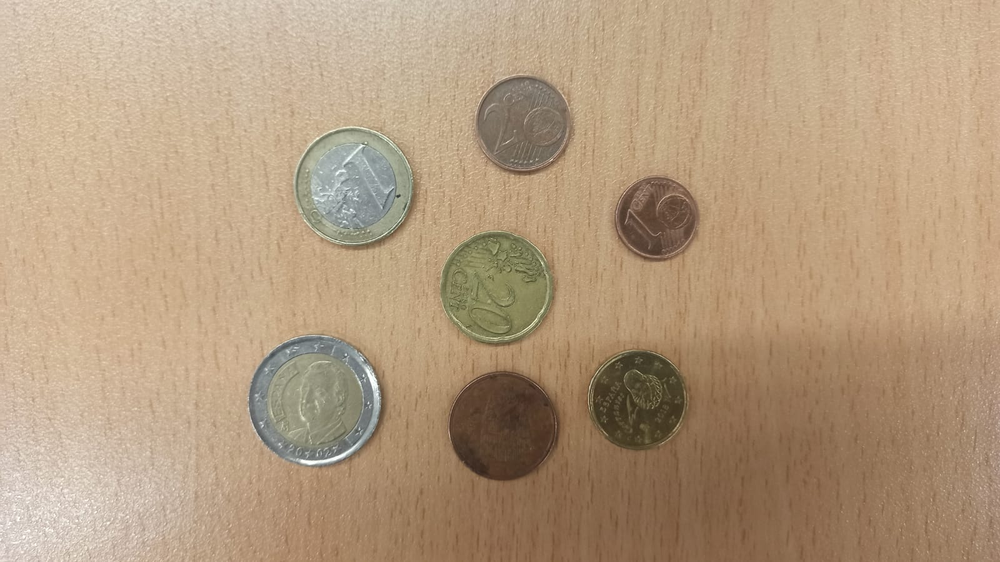
#> input picture img/monedas.png, 1000 x 562 px, shrunk from 1600 x 899 before the run
$ python monedas.py
#> lines starting #> are read from the running program, lines starting #| are printed output that depends on the picture; after the words box and inside, x2 and y2 are one past the last pixel; in counts of white or black regions, pixels touching at a corner belong together
### utils/Img.py
import numpy as np
from matplotlib import pyplot as plt
import cv2 as cv

ROJO = (0, 0, 255)
VERDE = (0, 255, 0)
AZUL = (255, 0, 0)
TRANSPARENTE = (0, 0, 0, 0)


def cargar_imagen(route: str = 'img/kong.jpg', window_name: str = 'prueba1', mostrar=False) -> np.ndarray:
    src = cv.imread(route)
    if mostrar:
        cv.namedWindow(window_name, cv.WINDOW_AUTOSIZE)
        cv.imshow(window_name, src)
        cv.waitKey(0)
    return src


# [13 lines left out: functions print_image_info, show_3_gray, not called in this run]


def separar_rgb(image, mostrar_var=False):
    red, green, blue = cv.split(image)
    # separar colores
    if mostrar_var:
        show_3_gray(red, green, blue)
    return red, green, blue


def separar_hsv(image, mostrar_var=False):
    src = cv.cvtColor(image, cv.COLOR_RGB2HSV)
    h = src[:, :, 0]
    s = src[:, :, 1]
    v = src[:, :, 2]
    if mostrar_var:
        show_3_gray(h, s, v)
    return h, s, v


def separar_luv(image, mostrar_var=False):
    src = cv.cvtColor(image, cv.COLOR_BGR2Luv)
    h = src[:, :, 0]
    s = src[:, :, 1]
    v = src[:, :, 2]
    if mostrar_var:
        show_3_gray(h, s, v)
    return h, s, v
    src


def unir_colores(red, green, blue):
    return cv.merge([blue, green, red])


# [54 lines left out: functions escala_grises, ver_todos_los_grises, restar_imagenes, sumar_imagenes, multiplicar_imagenes, dividir_imanenes and 1 more, not called in this run]


def mostrar(img, gris=False):
    if gris:
        plt.imshow(img, cmap="gray")
    else:
        plt.imshow(img)
    plt.show()


# [4 lines left out: function mostrar_rgb, not called in this run]


def binarizar(img, media):
    img[img < media] = 0
    img[img >= media] = 255
    return img


# [88 lines left out: functions binarizar_inv, normalizar_entre_01, mostar_histograma, histograma_equalized, suavizar, realzar and 2 more, not called in this run]

### operaciones-imagenes/monedas.py
from utils import Img
import cv2 as cv
import numpy as np
import math


def obtener_mascara_monedas(image: np.ndarray) -> np.ndarray:
    r, g, b = Img.separar_rgb(image)
    h, s, v = Img.separar_hsv(image)
    l, u, v = Img.separar_luv(image)
    # Img.mostrar_varios_rgb(b, s, u)
    kernel = np.ones((3, 3), np.uint8)
    b2 = cv.GaussianBlur(b, (5, 5), 0)

    binarizado_b = Img.binarizar(b2, 128)
    binarizado_b = cv.GaussianBlur(binarizado_b, (5, 5), 0)
    # Img.mostrar(binarizado_b, gris=True)
    binarizado_b = cv.morphologyEx(binarizado_b, cv.MORPH_CLOSE, kernel, iterations=4)
    binarizado_b = cv.morphologyEx(binarizado_b, cv.MORPH_OPEN, kernel, iterations=6)

    binarizado_u = Img.binarizar(u, 102)
    binarizado_u = cv.GaussianBlur(binarizado_u, (5, 5), 0)
    # Img.mostrar(binarizado_u, gris=True)
    binarizado_u = cv.morphologyEx(binarizado_u, cv.MORPH_CLOSE, kernel, iterations=2)
    binarizado_u = cv.morphologyEx(binarizado_u, cv.MORPH_OPEN, kernel, iterations=20)

    suma = cv.bitwise_and(binarizado_b, binarizado_u)
    suma = cv.GaussianBlur(suma, (3, 3), 0)
    suma = Img.binarizar(suma, 130)
    # Img.mostrar(suma, gris=True)
    suma = cv.morphologyEx(suma, cv.MORPH_CLOSE, kernel, iterations=5)
    suma = cv.morphologyEx(suma, cv.MORPH_OPEN, kernel, iterations=15)

    # Img.mostrar_varios_rgb(binarizado_b, binarizado_u, suma)

    suma = cv.bitwise_not(suma)
    # suma = cv.GaussianBlur(suma, (31, 31), 0)
    suma = cv.erode(suma, kernel, iterations=8)
    suma = cv.dilate(suma, kernel, iterations=10)
    suma = cv.morphologyEx(suma, cv.MORPH_CLOSE, kernel, iterations=20)
    # Img.mostrar(suma, gris=True)
    return suma


def obtener_canny(mascara: np.ndarray, umbral_min=50, umbral_max=100) -> np.ndarray:
    canny: np.ndarray = cv.Canny(mascara, umbral_min, umbral_max)
    # Img.mostrar(canny, gris=True)
    return canny


def set_valor(area_maxima: float, area: float) -> str:
    euro2 = area_maxima
    euro1 = area_maxima * 0.9
    cent50 = area_maxima * 0.94
    cent20 = area_maxima * 0.86
    cent10 = area_maxima * 0.77
    cent5 = area_maxima * 0.82
    cent2 = area_maxima * 0.73
    cent1 = area_maxima * 0.63
    if area >= euro2:
        return '2 euros'
    elif area >= cent50:
        return '50c'
    elif area >= euro1:
        return '1€'
    elif area >= cent20:
        return '20c'
    elif area >= cent5:
        return '5c'
    elif area >= cent10:
        return '10c'
    elif area >= cent2:
        return '2c'
    elif area >= cent1:
        return '1c'
    else:
        return 'nose'


def pintar_sobre_monedas(image: np.ndarray, contornos: list) -> np.ndarray:
    monedas_rodeadas = cv.cvtColor(image.copy(), cv.COLOR_BGR2RGB)

    # dibujar todos los contornos
    monedas_rodeadas = cv.drawContours(monedas_rodeadas, contornos, -1, (255, 0, 0), 2)

    perimetros = [cv.arcLength(contorno, True) for contorno in contornos]
    areas = [cv.contourArea(contorno) for contorno in contornos]
    centros_momento = [cv.moments(contorno) for contorno in contornos]
    area_maxima = max(areas)
    centros_puntos = []
    radios = []
    valores = []

    for i in range(len(contornos)):
        valor_moneda = set_valor(area_maxima, areas[i])
        valores.append(valor_moneda)
        centro = (
            int(centros_momento[i]['m10'] / centros_momento[i]['m00']),
            int(centros_momento[i]['m01'] / centros_momento[i]['m00'])
        )
        centros_puntos.append(centro)
        radio = int(perimetros[i] / (2 * math.pi))
        radios.append(radio)

    for i in range(len(contornos)):
        if areas[i] < area_maxima / 4:
            continue
        monedas_rodeadas = cv.circle(
            img=monedas_rodeadas,
            center=centros_puntos[i],
            radius=radios[i],
            color=(0, 255, 0),
            thickness=2,
        )
        elipse = cv.fitEllipse(contornos[i])
        cv.ellipse(monedas_rodeadas, elipse, (0, 0, 255), 2)
        cv.putText(
            img=monedas_rodeadas,
            text=(str(i)),
            org=centros_puntos[i],
            fontFace=cv.FONT_HERSHEY_SIMPLEX,
            fontScale=1,
            color=(0, 0, 255),
            thickness=2,
            lineType=cv.LINE_AA
        )
        cv.putText(
            img=monedas_rodeadas,
            text=("* Area: " + str(areas[i])),
            org=(centros_puntos[i][0] - radios[i] - 10, centros_puntos[i][1] - radios[i] - 10),
            fontFace=cv.FONT_HERSHEY_SIMPLEX,
            fontScale=1,
            color=(255, 0, 0),
            thickness=2,
            lineType=cv.LINE_AA
        )
        # Solo si la imagen está escalada para que las monedas se vean sin deformación
        '''cv.putText(img=monedas_rodeadas,
                   text=str(valores[i]),
                   org=(centros_puntos[i][0] - radios[i] - 10, centros_puntos[i][1] + radios[i] + 10),
                   fontFace=cv.FONT_HERSHEY_SIMPLEX,
                   fontScale=1,
                   color=(255, 0, 0),
                   thickness=2,
                   lineType=cv.LINE_AA
                   )'''
    return monedas_rodeadas


def main():
    image = Img.cargar_imagen("../img/monedas.png")
#> in cargar_imagen, src is the input picture: shape (562, 1000, 3); mean B, G, R 126.9, 154.8, 179.3
    mascara_monedas = obtener_mascara_monedas(image)
#> in separar_hsv, `src = cv.cvtColor(image, cv.COLOR_RGB2HSV)`: src: shape (562, 1000, 3); mean H, S, V 102.4, 77.6, 179.5
#> in separar_hsv, `h = src[:, :, 0]`:
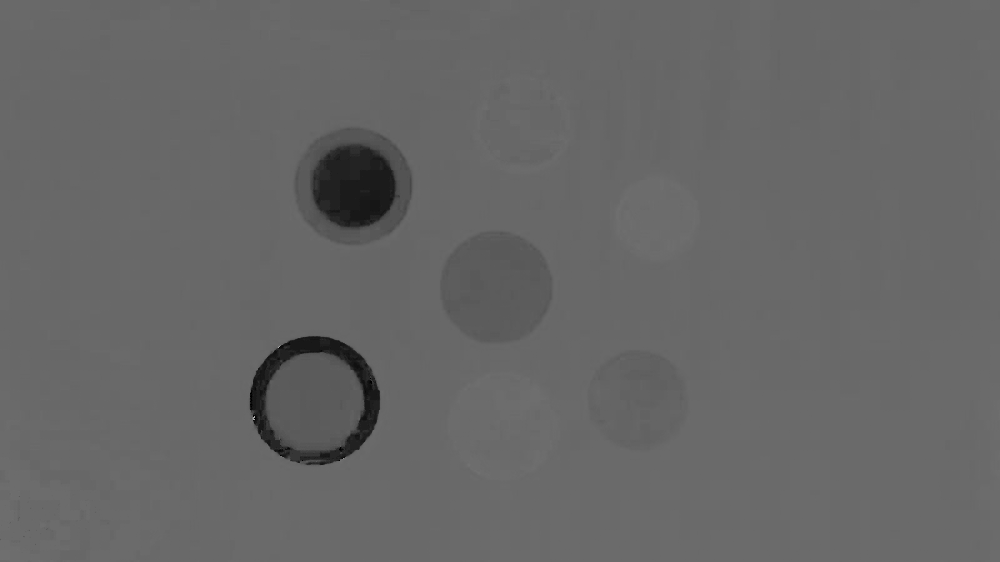
#> h: shape (562, 1000); min 0, max 175, mean 102.4
#> in separar_hsv, `s = src[:, :, 1]`:
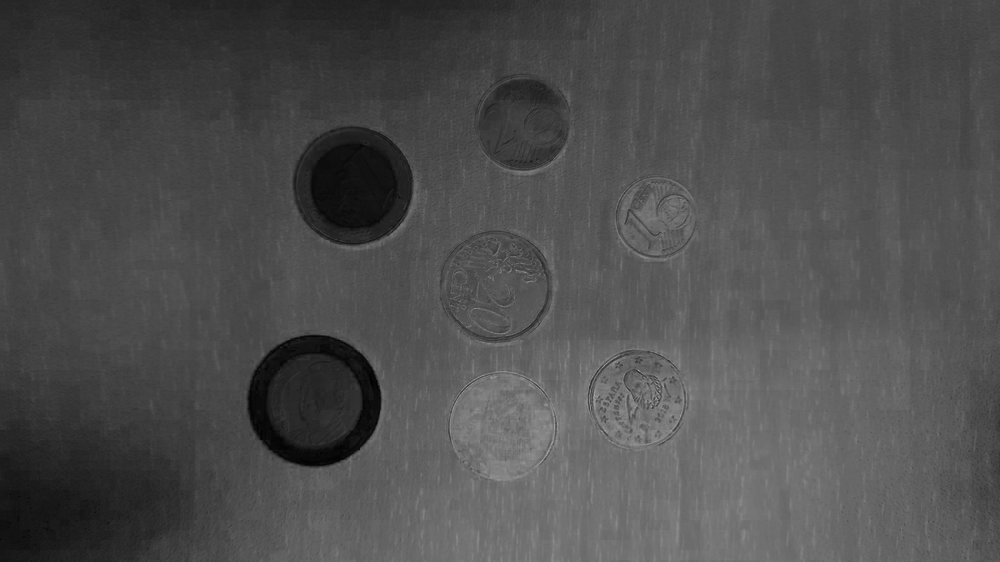
#> s: shape (562, 1000); min 0, max 167, mean 77.6
#> in separar_luv, `src = cv.cvtColor(image, cv.COLOR_BGR2Luv)`: src: shape (562, 1000, 3); mean of channels 0, 1, 2 165.8, 108.9, 158.7
#> in separar_luv, `v = src[:, :, 2]`:
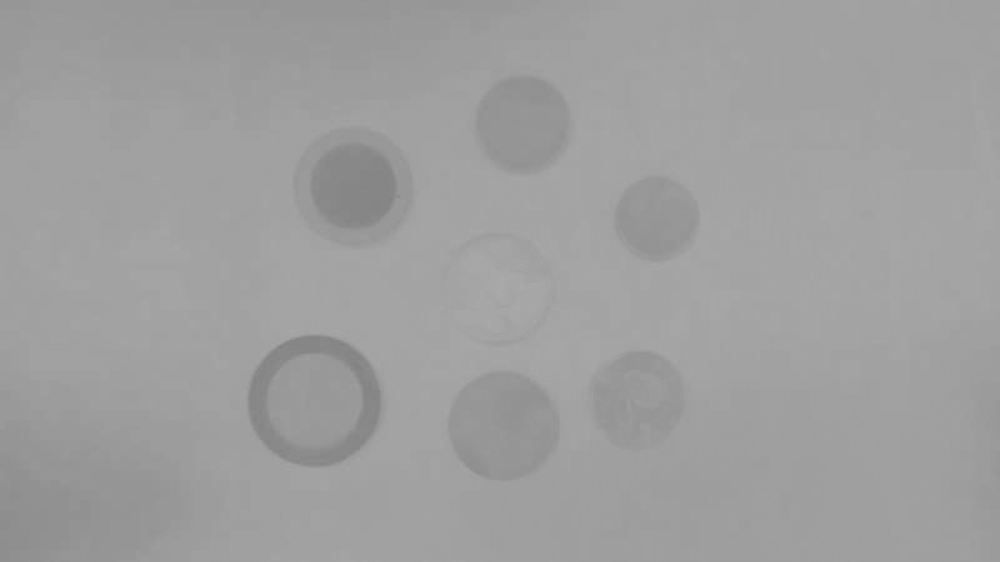
#> v: shape (562, 1000); min 129, max 170, mean 158.7
#> in binarizar, `img[img >= media] = 255`: img: shape (562, 1000); 93.5% white; 183 black regions (119 under 20 px), largest, box (x1, y1, x2, y2) and area: (449, 371, 562, 483) 9862, (588, 350, 692, 455) 8171, (618, 178, 696, 256) 4017
#> in binarizar (call 2), `img[img >= media] = 255`: img: shape (562, 1000); 92.6% white; 88 black regions (72 under 20 px), largest, box (x1, y1, x2, y2) and area: (248, 335, 381, 467) 13782, (294, 126, 413, 246) 11197, (440, 232, 552, 343) 9758
#> call 3 of binarizar, with media = 130
#> in binarizar (call 3), `img[img >= media] = 255`:
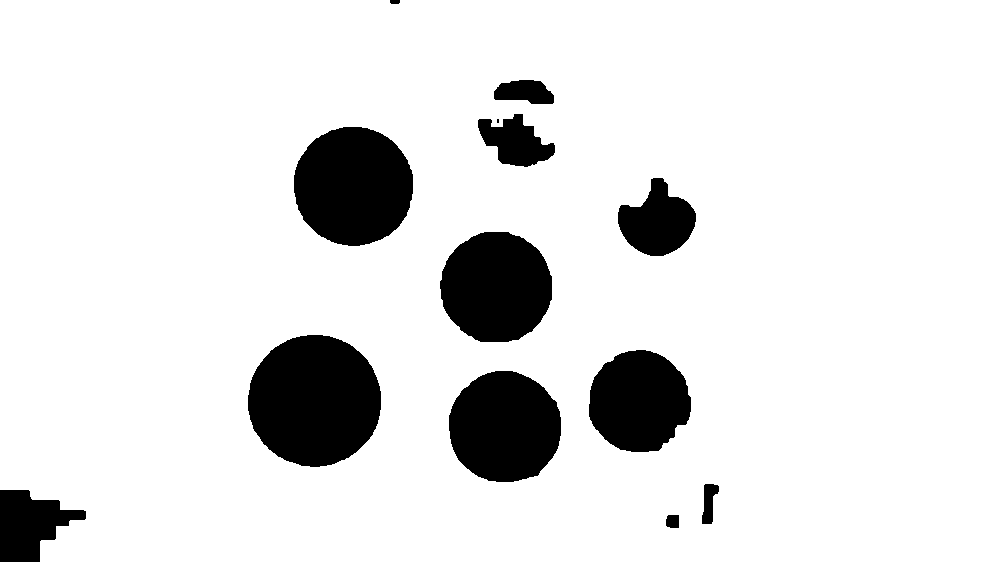
#> img: shape (562, 1000); 88.5% white; 13 black regions (1 under 20 px), largest, box (x1, y1, x2, y2) and area: (248, 335, 381, 467) 13780, (294, 127, 413, 246) 11198, (449, 371, 561, 482) 9856
#> in obtener_mascara_monedas, `suma = cv.morphologyEx(suma, cv.MORPH_CLOSE, kernel, iterations=5)`: suma: shape (562, 1000); 88.7% white; 10 black regions, largest, box (x1, y1, x2, y2) and area: (248, 335, 381, 466) 13770, (294, 127, 413, 246) 11198, (449, 371, 561, 482) 9856
#> in obtener_mascara_monedas, `suma = cv.morphologyEx(suma, cv.MORPH_OPEN, kernel, iterations=15)`: suma: shape (562, 1000); 88.4% white; 7 black regions, largest, box (x1, y1, x2, y2) and area: (441, 232, 691, 482) 28624, (248, 335, 381, 466) 13770, (294, 127, 413, 246) 11198
#> in obtener_mascara_monedas, `suma = cv.erode(suma, kernel, iterations=8)`: suma: shape (562, 1000); 7.4% white; 7 white regions, largest, box (x1, y1, x2, y2) and area: (449, 240, 553, 474) 13264, (257, 344, 373, 458) 9802, (302, 135, 405, 237) 7650
#> in obtener_mascara_monedas, `suma = cv.dilate(suma, kernel, iterations=10)`: suma: shape (562, 1000); 12.5% white; 7 white regions, largest, box (x1, y1, x2, y2) and area: (439, 230, 563, 484) 22044, (247, 334, 383, 468) 14802, (292, 125, 415, 247) 12150
#> in obtener_mascara_monedas, `suma = cv.morphologyEx(suma, cv.MORPH_CLOSE, kernel, iterations=20)`: suma: shape (562, 1000); 13.2% white; 6 white regions, box (x1, y1, x2, y2) and area: (439, 230, 692, 484) 33764, (247, 334, 383, 468) 14802, (292, 125, 415, 247) 12264, (480, 79, 548, 167) 4778, (617, 182, 696, 257) 4300, (0, 488, 62, 562) 4133
    canny = obtener_canny(mascara_monedas)
#> in obtener_canny, `canny: np.ndarray = cv.Canny(mascara, umbral_min, umbral_max)`:
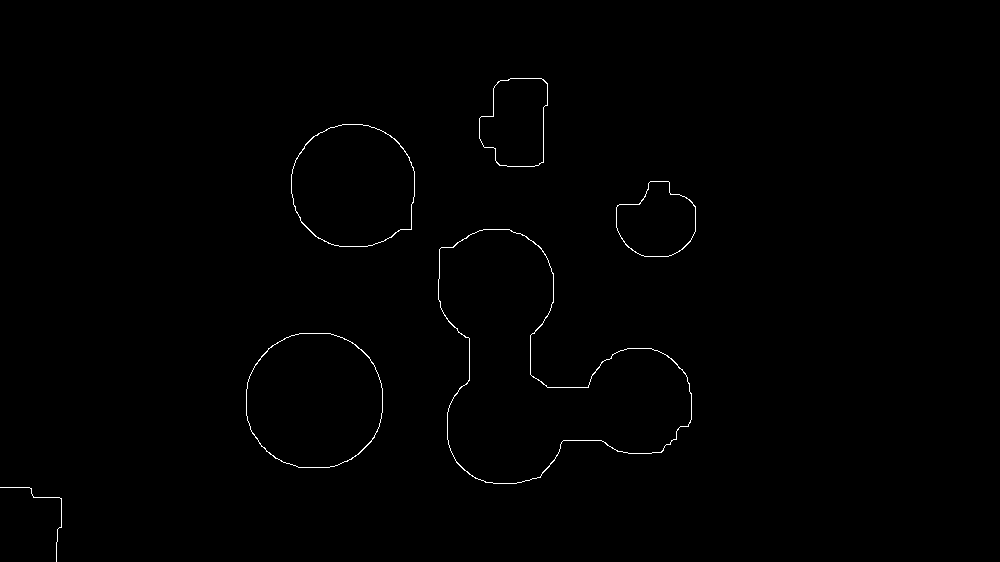
#> canny: shape (562, 1000); 0.47% white in thin lines or dots, all inside (x1, y1, x2, y2) = (0, 78, 696, 562)

    contornos, jerarquia = cv.findContours(canny.copy(), cv.RETR_EXTERNAL, cv.CHAIN_APPROX_SIMPLE)
#> contornos = 6 contours, 1 with area under 20; largest, box (x1, y1, x2, y2) and area: (438, 229, 692, 484) 33822, (246, 333, 383, 468) 14832, (291, 124, 415, 247) 12275, (479, 78, 548, 167) 4776, (616, 181, 696, 257) 4322; jerarquia = [[1, -1, -1, -1], [2, 0, -1, -1], [3, 1, -1, -1], [4, 2, -1, -1], [5, 3, -1, -1], [-1, 4, -1, -1]]
    print("Monedas encontradas: {}".format(len(contornos)))
#| Monedas encontradas: 6

    monedas_rodeadas = pintar_sobre_monedas(image, contornos)
#> in pintar_sobre_monedas, `monedas_rodeadas = cv.drawContours(monedas_rodeadas, contornos, -1, (2..`:
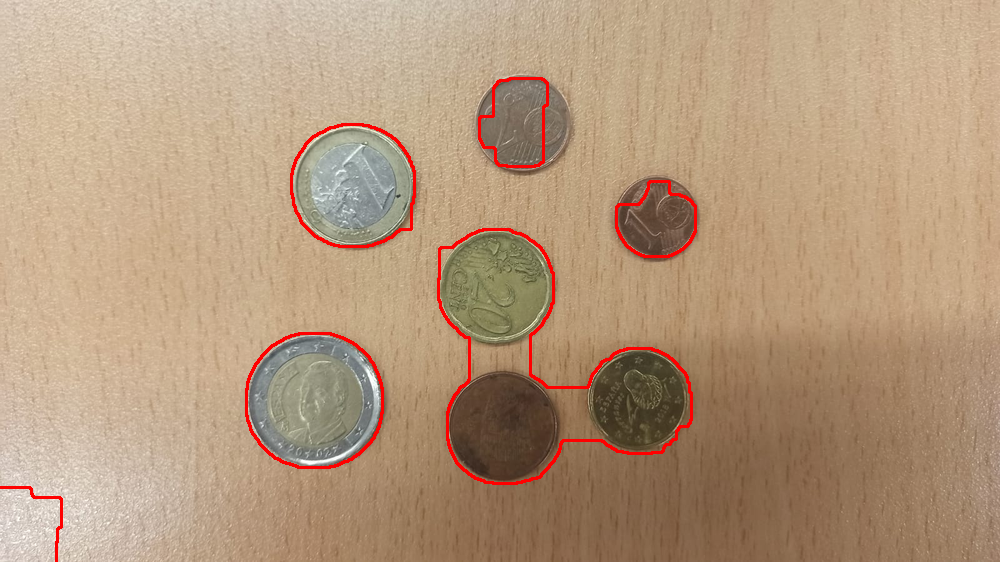
#> monedas_rodeadas: shape (562, 1000, 3); mean R, G, B 180.8, 152.9, 125.3
#> in pintar_sobre_monedas, `perimetros = [cv.arcLength(contorno, True) for contorno in contornos]`: perimetros = [269.5, 454.5, 1048.1, 267.6, 418.5, 292.1]
#> in pintar_sobre_monedas, `areas = [cv.contourArea(contorno) for contorno in contornos]`: areas = [2, 14832, 33822.5, 4322.5, 12275, 4776]
#> in pintar_sobre_monedas, `centros_momento = [cv.moments(contorno) for contorno in contornos]`: centros_momento = 6 items
#> in pintar_sobre_monedas, `area_maxima = max(areas)`: area_maxima = 33822.5
#> the loop in pintar_sobre_monedas, `for i in range(len(contornos)):` made 6 passes
#> (valor_moneda, centro, radio) on passes 1 to 6: ('nose', (46, 502), 42), ('nose', (314, 400), 72), ('2 euros', (539, 370), 166), ('nose', (656, 221), 42), ('nose', (353, 185), 66), ('nose', (516, 122), 46)
#> after the loop in pintar_sobre_monedas, `for i in range(len(contornos)):`: centros_puntos = [(46, 502), (314, 400), (539, 370), (656, 221), (353, 185), (516, 122)]; radios = [42, 72, 166, 42, 66, 46]; valores = ['nose', 'nose', '2 euros', 'nose', 'nose', 'nose']
#> the loop in pintar_sobre_monedas, `for i in range(len(contornos)):` made 6 passes
#> elipse on passes 2, 3, 5: ((314, 400.2), (137.1, 138.7), 82.69), ((541.6, 367.2), (223.2, 274.4), 135.8), ((353.1, 185.7), (124, 126.3), 117)
#> after the loop in pintar_sobre_monedas, `for i in range(len(contornos)):`:
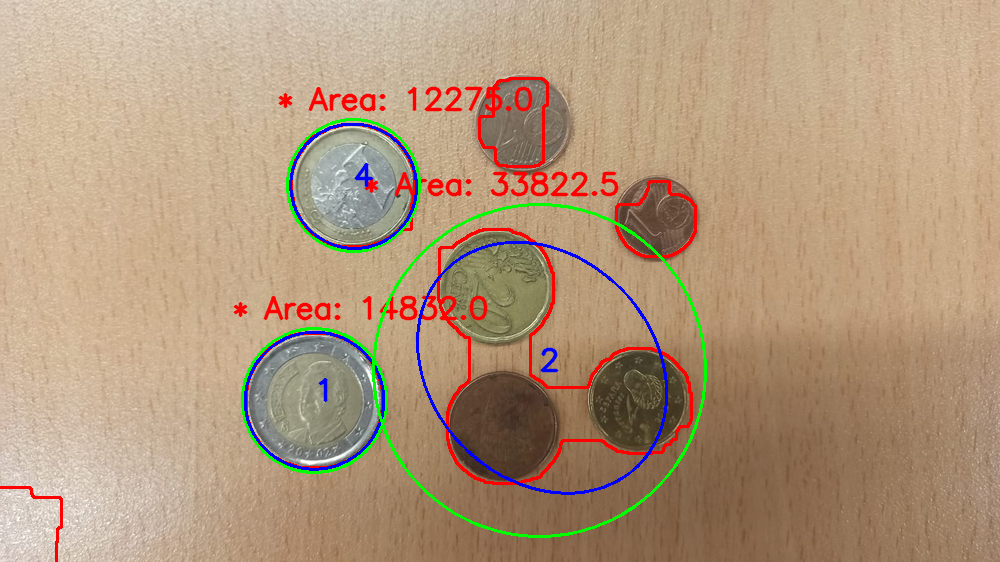
#> monedas_rodeadas: shape (562, 1000, 3); mean R, G, B 178, 151.8, 124.8
    Img.mostrar(monedas_rodeadas)


if __name__ == '__main__':
    main()
